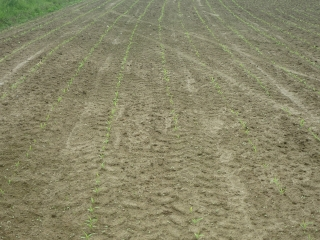
#> input picture datasets/CRBD/Images/crop_row_005.JPG, 320 x 240 px
$ python -i frame_quality.py   (imports and definitions only)   (older library calls are emulated)
#> lines starting #> are read from the running program, lines starting #| are printed output that depends on the picture
### periodic_row.py
#!/usr/bin/env python
"""
periodic_row.py -- detector-free crop-row guidance from the PERIODIC structure of the rows.

Why this exists: detect-then-fit (RANSAC/IRLS over per-plant boxes) is structurally helpless when
few plants are detected -- early growth, gaps, occlusion -- because there are <3 points to fit a
line (we observed exactly this on real field video: missed near rows -> garbage heading). Crop rows,
however, form a near-PERIODIC pattern across the whole image. This module fits a periodic comb to the
vegetation column-profile in several horizontal bands, which POOLS weak evidence across ALL rows, so
the central row is located by the grid even when its own plants are sparse/absent. The guidance line
is the central comb line. Pure NumPy/OpenCV (CPU, no detector, NPU-irrelevant).

Public API:
  exg(img)                          -> Excess-Green vegetation map (float >=0)
  guidance_line_periodic(img, ...)  -> {a, b, score, pts} for x = a*y + b (px), or None
"""
from __future__ import annotations
import numpy as np

try:
    import cv2
except Exception:
    cv2 = None


def exg(img_bgr) -> np.ndarray:
    """Excess Green = 2g - r - b on chromatic-normalized channels (robust to brightness).
    Highlights crop foliage; small/young plants still register, which is what we need."""
    b, g, r = (img_bgr[:, :, i].astype(np.float32) for i in range(3))
    s = b + g + r + 1e-6
    rn, gn, bn = r / s, g / s, b / s
    v = 2.0 * gn - rn - bn
    v = np.clip(v, 0.0, None)
    if v.max() > 0:
        v /= v.max()
    return v


# [116 lines left out: functions _dominant_period, _comb_phase, guidance_line_periodic, not called in this run]


# [10 lines that do not run on import are left out]

### frame_quality.py
#!/usr/bin/env python
"""
frame_quality.py -- deep per-frame quality assessment for the cabbage guidance dataset.

It scores every frame on two families of criteria and flags poor frames so the dataset can be pruned to
the most reliable subset. No labels needed.

  IMAGE quality
    sharpness     variance of the Laplacian (motion blur from the moving robot -> low)
    brightness    mean luma; over_exp / under_exp = fraction of clipped pixels
    contrast      luma standard deviation

  CROP-ROW SIGNAL quality (what the guidance estimator actually depends on)
    veg_frac      Excess-Green vegetation fraction in the central corridor (is there a crop signal?)
    n_anchors     how many of the scanned bands yield a central-row peak (row coverage; max = n_bands)
    reach_la      does the tracked row reach the look-ahead row (~0.65H), where the heading is read?
    fit_resid     median |x_i - P(y_i)| of the robust quadratic fit (px); high = scattered/ambiguous row
    peak_ratio    central-row peak height vs the next-strongest peak in the band (low = competing rows)
    over_bend     the quadratic left the image and had to fall back to a line (unstable curvature)
    heading,e     reported heading (deg) and cross-track (% half-width); extreme values are suspect

  REDUNDANCY
    dup_diff      mean abs luma difference to the previous frame of the same run (low = near-duplicate)

A composite quality in [0,100] and a list of failed checks are written per frame. Critical checks
(weak crop signal, sparse/short track, poor fit, ambiguous row, severe blur/exposure, over-bend) mark a
frame as a drop candidate.

Usage:
  python frame_quality.py --frames datasets/CabbageNav/frames            # report + worst contact sheet
  python frame_quality.py --frames datasets/CabbageNav/frames --move     # quarantine the drop candidates
"""
from __future__ import annotations
import argparse, csv, shutil
from collections import defaultdict
from pathlib import Path
import numpy as np
import cv2

from periodic_row import exg
import guidance_curve as gc

CORRIDOR = 0.18      # central corridor half-width as a fraction of W for peak tracking
N_BANDS = 9


def _peaks(p, thr):
    return [i for i in range(3, len(p) - 3) if p[i] >= p[i - 1] and p[i] >= p[i + 1] and p[i] > thr]


def analyse(img):
    H, W = img.shape[:2]
    g = cv2.cvtColor(img, cv2.COLOR_BGR2GRAY)
    m = {}
    # ---- image quality ----
    m["sharpness"] = float(cv2.Laplacian(g, cv2.CV_64F).var())
    m["brightness"] = float(g.mean())
    m["contrast"] = float(g.std())
    m["over_exp"] = float((g > 250).mean())
    m["under_exp"] = float((g < 15).mean())
    # ---- crop-row signal ----
    V = exg(img)                                       # normalized ExG, for peak tracking (matches pipeline)
    cx0, cx1 = int(0.30 * W), int(0.70 * W)
    bb, gg, rr = (img[:, :, i].astype(np.float32) for i in range(3))
    ss = bb + gg + rr + 1e-6
    exr = np.clip(2 * gg / ss - rr / ss - bb / ss, 0.0, None)   # absolute chromatic ExG, for crop-presence
    m["veg_frac"] = float((exr[int(0.45 * H):, cx0:cx1] > 0.1).mean())
    pts, cur, ratios = [], None, []
    for y in np.linspace(gc.Y_FIT_HI * H, gc.Y_FIT_LO * H, N_BANDS):
        y0, y1 = int(y - 0.04 * H), int(y + 0.04 * H)
        prof = V[max(0, y0):y1].sum(axis=0)
        prof = np.convolve(prof, np.ones(21) / 21, "same")
        if prof.max() < 1e-6:
            continue
        thr = prof.mean() + 0.3 * prof.std()
        pk = _peaks(prof, thr)
        if not pk:
            continue
        heights = sorted((prof[i] for i in pk), reverse=True)
        ratios.append(heights[0] / (heights[1] + 1e-6) if len(heights) > 1 else 3.0)
        cur = min(pk, key=lambda x: abs(x - W / 2)) if cur is None else \
            min([x for x in pk if abs(x - cur) < CORRIDOR * W] or [cur], key=lambda x: abs(x - cur))
        pts.append((cur, 0.5 * (y0 + y1)))
    m["n_anchors"] = len(pts)
    m["peak_ratio"] = float(np.median(ratios)) if ratios else 0.0
    if len(pts) >= 3:
        pts = np.array(pts, float)
        coeffs = gc.fit_band(pts[:, 1], pts[:, 0], H, W=W, degree=2)
        resid = np.abs(pts[:, 0] - np.polyval(coeffs, pts[:, 1]))
        m["fit_resid"] = float(np.median(resid))
        m["reach_la"] = int(pts[:, 1].min() <= gc.Y_LOOKAHEAD * H + 0.04 * H)
        m["over_bend"] = int(len(coeffs) < 3)         # fell back to a line
        m["heading"] = float(gc.heading_lookahead(coeffs, H))
        m["e_pct"] = float(gc.crosstrack_px(coeffs, H, W) / (W / 2) * 100)
    else:
        m.update(fit_resid=np.nan, reach_la=0, over_bend=1, heading=np.nan, e_pct=np.nan)
    return m


# [14 lines left out: function flags_for, not called in this run]


# poor_fit is NOT critical: a moderate robust-fit residual is normal for discrete, staggered cabbage
# plants with parallel rows, so it over-flags good frames. It is kept as an informational metric only.
CRITICAL = {"weak_veg", "sparse_track", "no_lookahead", "over_bend", "blurry", "dark", "bright"}


# [125 lines left out: functions quality, main, not called in this run]


# [2 lines not run here, left out]

>>> import cv2
>>> picture = cv2.imread('datasets/CRBD/Images/crop_row_005.JPG')
#> picture is the input picture: shape (240, 320, 3); mean B, G, R 105.1, 134.9, 137.8
>>> result = analyse(picture)
#> in analyse, `g = cv2.cvtColor(img, cv2.COLOR_BGR2GRAY)`:
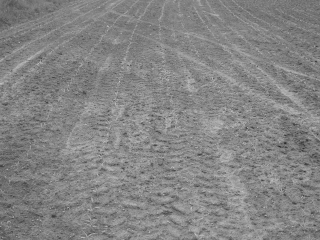
#> g: shape (240, 320); min 40, max 198, mean 132.4
#> in exg, `b, g, r = (img_bgr[:, :, i].astype(np.float32) for i in range(3))`:
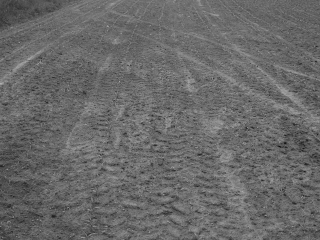
#> b: shape (240, 320) float32; min 13, max 177, mean 105.1
#> in exg, `s = b + g + r + 1e-6`:
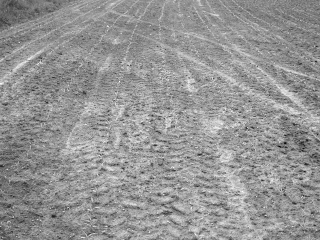
#> s: shape (240, 320) float32; min 102, max 573, mean 377.8; drawn with min black and max white
#> in exg, `rn, gn, bn = r / s, g / s, b / s`:
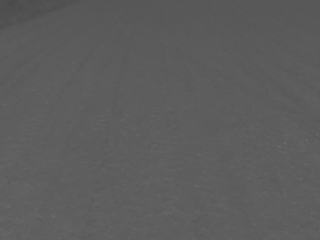
#> rn: shape (240, 320) float32; min 0.282, max 0.461, mean 0.365
#> in exg, `rn, gn, bn = r / s, g / s, b / s`:
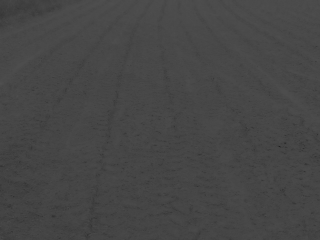
#> bn: shape (240, 320) float32; min 0.127, max 0.315, mean 0.277
#> in exg, `v = 2.0 * gn - rn - bn`:
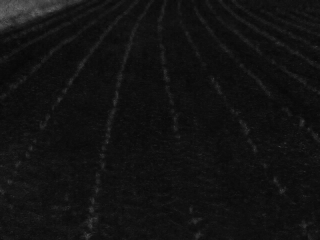
#> v: shape (240, 320) float32; min 0.0276, max 0.423, mean 0.0728
#> in exg, `v /= v.max()`:
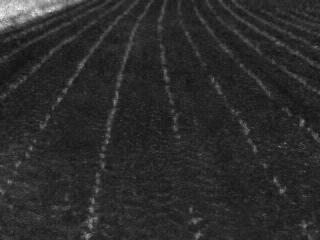
#> v: shape (240, 320) float32; min 0.0653, max 1, mean 0.172
#> the loop in analyse, `for y in np.linspace(gc.Y_FIT_HI * H, gc.Y_FIT_LO * H, N_BANDS):` made 9 passes
#> (thr, pk, heights, cur) on passes 1, 3, 4, 5, 7: (2.72, [10, 67, 87, 195, 201, 307], [3.63, 2.99, 2.91, 2.89, 2.85, 2.8], 195), (3.25, [10, 19, 30, 47, 61, 97, 127, 182], [3.94, 3.78, 3.68, 3.67, 3.48, 3.34, 3.27, 3.26], 182), (3.42, [10, 95, 207, 280], [4.52, 3.85, 3.66, 3.44], 207), (3.17, [10, 61, 67, 95, 105, 202, 209], [4.14, 3.5, 3.46, 3.27, 3.23, 3.22, 3.19], 209), (3.07, [25, 31, 102, 179, 183, 249, 283, 294, 298, 309], [3.53, 3.49, 3.47, 3.43, 3.41, 3.24, 3.23, 3.19, 3.13, 3.07], 183)
#> (thr, pk, cur) on passes 2, 6: (3.42, [19, 21, 31, 43, 46, 48, 51, 89, 95, 191, 197], 197), (3.18, [11, 21, 95, 106, 199, 202, 246, 255, 259, 262, 309], 202)
#> after the loop in analyse, `for y in np.linspace(gc.Y_FIT_HI * H, gc.Y_FIT_LO * H, N_BANDS):`: pts = [(195, 234.5), (197, 218.5), (182, 202.5), (207, 187), (209, 171.5), (202, 155.5), (183, 139.5), (181, 123.5), (178, 107.5)]; ratios = [1.21, 1.01, 1.04, 1.17, 1.18, 1.02, 1.01, 1, 1.01]
#> in analyse, `pts = np.array(pts, float)`: pts = [[195, 234.5], [197, 218.5], [182, 202.5], [207, 187], [209, 171.5], [202, 155.5], [183, 139.5], [181, 123.5], [178, 107.5]]
#> (the run stopped early here; a loop or call above may not have finished)

$ run again, on datasets/CRBD/Images/crop_row_016.JPG
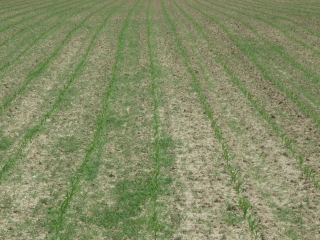
#> input picture datasets/CRBD/Images/crop_row_016.JPG, 320 x 240 px
#> picture is the input picture: shape (240, 320, 3); mean B, G, R 102.3, 139.8, 132.6
#> in exg, `rn, gn, bn = r / s, g / s, b / s`:
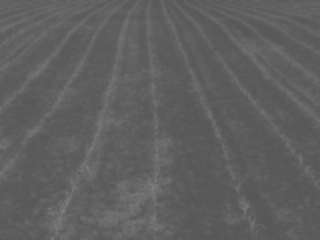
#> gn: shape (240, 320) float32; min 0.34, max 0.52, mean 0.376
#> in exg, `v /= v.max()`:
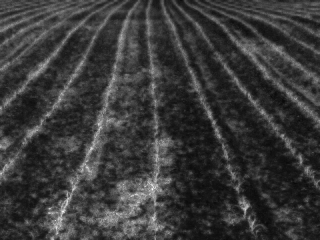
#> v: shape (240, 320) float32; min 0.0376, max 1, mean 0.228
#> the loop in analyse, `for y in np.linspace(gc.Y_FIT_HI * H, gc.Y_FIT_LO * H, N_BANDS):` made 9 passes
#> (thr, pk, heights, cur) on passes 1 to 5: (3.7, [60, 89, 126, 158], [6.45, 5.65, 5.19, 4], 158), (5.47, [56, 108, 116, 123, 130, 146], [9.08, 8.63, 8.45, 8.42, 8.05, 7.56], 146), (4.86, [62, 68, 88, 93, 101, 131, 145], [9.31, 8.46, 7.23, 7.13, 5.08, 5.04, 5.02], 145), (4.96, [76, 147], [10.4, 7.16], 147), (4.44, [10, 86, 159], [8.1, 6.79, 6.11], 159)
#> after the loop in analyse, `for y in np.linspace(gc.Y_FIT_HI * H, gc.Y_FIT_LO * H, N_BANDS):`: pts = [(158, 234.5), (146, 218.5), (145, 202.5), (147, 187), (159, 171.5), (161, 155.5), (161, 139.5), (154, 123.5), (150, 107.5)]; ratios = [1.14, 1.05, 1.1, 1.45, 1.19, 1.02, 1.06, 1.41, 1.07]
#> in analyse, `pts = np.array(pts, float)`: pts = [[158, 234.5], [146, 218.5], [145, 202.5], [147, 187], [159, 171.5], [161, 155.5], [161, 139.5], [154, 123.5], [150, 107.5]]

$ run again, on datasets/CRBD/Images/crop_row_019.JPG
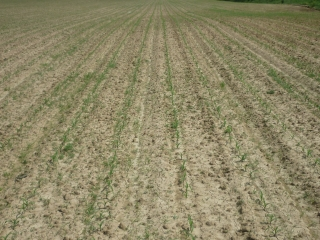
#> input picture datasets/CRBD/Images/crop_row_019.JPG, 320 x 240 px
#> picture is the input picture: shape (240, 320, 3); mean B, G, R 102.4, 135, 141.6
#> in exg, `rn, gn, bn = r / s, g / s, b / s`:
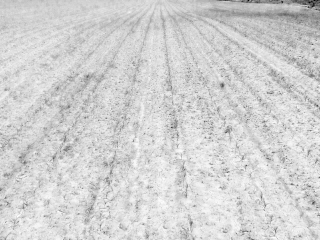
#> bn: shape (240, 320) float32; min 0.129, max 0.298, mean 0.268; drawn with min black and max white
#> in exg, `v = 2.0 * gn - rn - bn`:
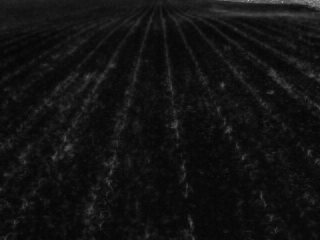
#> v: shape (240, 320) float32; min 0.015, max 0.721, mean 0.0731
#> the loop in analyse, `for y in np.linspace(gc.Y_FIT_HI * H, gc.Y_FIT_LO * H, N_BANDS):` made 9 passes
#> (thr, pk, heights, cur) on passes 1 to 4: (1.22, [10, 91, 140, 147, 185, 279], [1.76, 1.6, 1.56, 1.52, 1.41, 1.35], 147), (1.57, [15, 19, 93, 184, 273], [2.74, 1.81, 1.72, 1.7, 1.69], 184), (1.63, [26, 95, 263, 307], [2.52, 2.04, 2.01, 1.94], 184), (1.7, [10, 35, 101, 185, 258, 289, 299], [2.61, 1.89, 1.88, 1.87, 1.76, 1.74, 1.71], 185)
#> after the loop in analyse, `for y in np.linspace(gc.Y_FIT_HI * H, gc.Y_FIT_LO * H, N_BANDS):`: pts = [(147, 234.5), (184, 218.5), (184, 202.5), (185, 187), (185, 171.5), (185, 155.5), (174, 139.5), (174, 123.5), (174, 107.5)]; ratios = [1.1, 1.51, 1.24, 1.38, 1.24, 1.28, 1.44, 1.02, 1.01]
#> in analyse, `pts = np.array(pts, float)`: pts = [[147, 234.5], [184, 218.5], [184, 202.5], [185, 187], [185, 171.5], [185, 155.5], [174, 139.5], [174, 123.5], [174, 107.5]]

$ run again, on datasets/CRBD/Images/crop_row_023.JPG
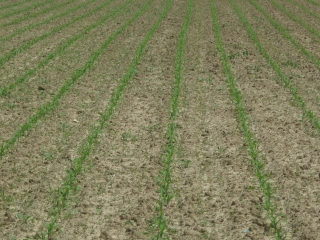
#> input picture datasets/CRBD/Images/crop_row_023.JPG, 320 x 240 px
#> picture is the input picture: shape (240, 320, 3); mean B, G, R 91.7, 126.7, 126.9
#> in exg, `v /= v.max()`:
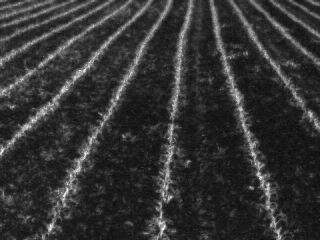
#> v: shape (240, 320) float32; min 0.0395, max 1, mean 0.204
#> the loop in analyse, `for y in np.linspace(gc.Y_FIT_HI * H, gc.Y_FIT_LO * H, N_BANDS):` made 9 passes
#> (thr, pk, heights, cur) on passes 1 to 6: (2.79, [50, 158, 278], [5.4, 4.52, 4.17], 158), (3.45, [22, 56, 158, 275], [6.19, 5.47, 5.08, 3.61], 158), (3.62, [11, 61, 165, 267], [6.74, 5.53, 5.32, 4.21], 165), (4.01, [67, 167, 262, 267], [7.82, 7, 6.62, 6.45], 167), (3.6, [75, 167, 260], [6.82, 6.1, 5.84], 167), (3.7, [10, 52, 84, 171, 254], [6.72, 6.37, 5.68, 4.32, 3.77], 171)
#> after the loop in analyse, `for y in np.linspace(gc.Y_FIT_HI * H, gc.Y_FIT_LO * H, N_BANDS):`: pts = [(158, 234.5), (158, 218.5), (165, 202.5), (167, 187), (167, 171.5), (171, 155.5), (170, 139.5), (169, 123.5), (176, 107.5)]; ratios = [1.2, 1.13, 1.22, 1.12, 1.12, 1.05, 1.04, 1.23, 1.27]
#> in analyse, `pts = np.array(pts, float)`: pts = [[158, 234.5], [158, 218.5], [165, 202.5], [167, 187], [167, 171.5], [171, 155.5], [170, 139.5], [169, 123.5], [176, 107.5]]
